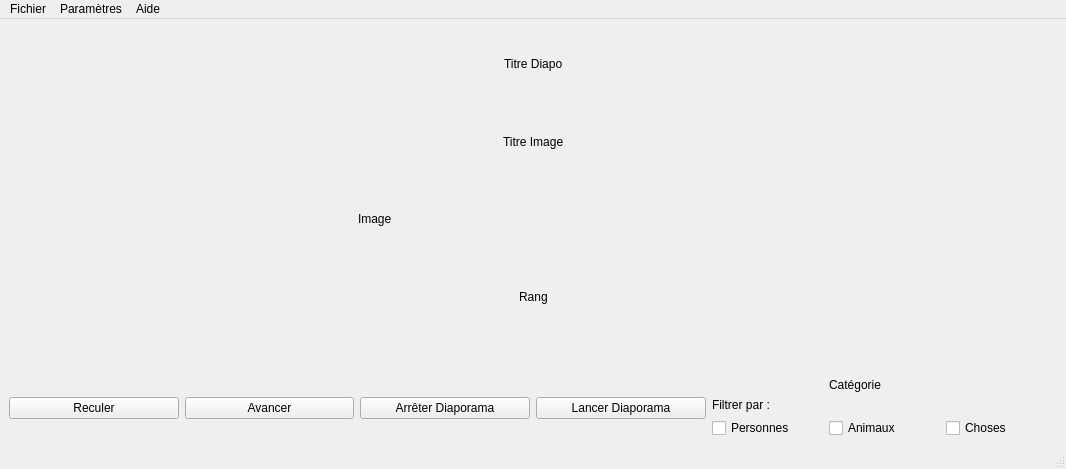
<?xml version="1.0" encoding="UTF-8"?>
<ui version="4.0">
 <class>lecteurvue</class>
 <widget class="QMainWindow" name="lecteurvue">
  <property name="geometry">
   <rect>
    <x>0</x>
    <y>0</y>
    <width>1066</width>
    <height>469</height>
   </rect>
  </property>
  <property name="windowTitle">
   <string>lecteurvue</string>
  </property>
  <widget class="QWidget" name="centralwidget">
   <layout class="QVBoxLayout" name="verticalLayout" stretch="1,0,0">
    <item>
     <layout class="QGridLayout" name="gLayoutInfoImageDiapo">
      <item row="3" column="1">
       <layout class="QHBoxLayout" name="hLayoutTitreDiapo">
        <item>
         <spacer name="horizontalSpacer_5">
          <property name="orientation">
           <enum>Qt::Horizontal</enum>
          </property>
          <property name="sizeHint" stdset="0">
           <size>
            <width>40</width>
            <height>20</height>
           </size>
          </property>
         </spacer>
        </item>
        <item>
         <widget class="QLabel" name="lRang">
          <property name="text">
           <string>Rang</string>
          </property>
         </widget>
        </item>
        <item>
         <spacer name="horizontalSpacer_8">
          <property name="orientation">
           <enum>Qt::Horizontal</enum>
          </property>
          <property name="sizeHint" stdset="0">
           <size>
            <width>40</width>
            <height>20</height>
           </size>
          </property>
         </spacer>
        </item>
       </layout>
      </item>
      <item row="0" column="1">
       <layout class="QHBoxLayout" name="horizontalLayout_10">
        <item>
         <spacer name="horizontalSpacer">
          <property name="orientation">
           <enum>Qt::Horizontal</enum>
          </property>
          <property name="sizeHint" stdset="0">
           <size>
            <width>40</width>
            <height>20</height>
           </size>
          </property>
         </spacer>
        </item>
        <item>
         <widget class="QLabel" name="lTitreDiapo">
          <property name="text">
           <string>Titre Diapo</string>
          </property>
         </widget>
        </item>
        <item>
         <spacer name="horizontalSpacer_2">
          <property name="orientation">
           <enum>Qt::Horizontal</enum>
          </property>
          <property name="sizeHint" stdset="0">
           <size>
            <width>40</width>
            <height>20</height>
           </size>
          </property>
         </spacer>
        </item>
       </layout>
      </item>
      <item row="1" column="1">
       <layout class="QHBoxLayout" name="hLayoutTitreImage">
        <item>
         <spacer name="horizontalSpacer_3">
          <property name="orientation">
           <enum>Qt::Horizontal</enum>
          </property>
          <property name="sizeHint" stdset="0">
           <size>
            <width>40</width>
            <height>20</height>
           </size>
          </property>
         </spacer>
        </item>
        <item>
         <widget class="QLabel" name="lTitreImage">
          <property name="text">
           <string>Titre Image</string>
          </property>
         </widget>
        </item>
        <item>
         <spacer name="horizontalSpacer_4">
          <property name="orientation">
           <enum>Qt::Horizontal</enum>
          </property>
          <property name="sizeHint" stdset="0">
           <size>
            <width>40</width>
            <height>20</height>
           </size>
          </property>
         </spacer>
        </item>
       </layout>
      </item>
      <item row="2" column="0">
       <spacer name="horizontalSpacer_6">
        <property name="orientation">
         <enum>Qt::Horizontal</enum>
        </property>
        <property name="sizeHint" stdset="0">
         <size>
          <width>40</width>
          <height>20</height>
         </size>
        </property>
       </spacer>
      </item>
      <item row="2" column="2">
       <spacer name="horizontalSpacer_7">
        <property name="orientation">
         <enum>Qt::Horizontal</enum>
        </property>
        <property name="sizeHint" stdset="0">
         <size>
          <width>40</width>
          <height>20</height>
         </size>
        </property>
       </spacer>
      </item>
      <item row="2" column="1">
       <widget class="QLabel" name="lImage">
        <property name="text">
         <string>Image</string>
        </property>
        <property name="openExternalLinks">
         <bool>false</bool>
        </property>
       </widget>
      </item>
     </layout>
    </item>
    <item>
     <spacer name="verticalSpacer">
      <property name="orientation">
       <enum>Qt::Vertical</enum>
      </property>
      <property name="sizeHint" stdset="0">
       <size>
        <width>20</width>
        <height>40</height>
       </size>
      </property>
     </spacer>
    </item>
    <item>
     <layout class="QHBoxLayout" name="hLayoutMenuInter">
      <item>
       <layout class="QHBoxLayout" name="hLayoutChangerImage">
        <item>
         <widget class="QPushButton" name="bReculer">
          <property name="text">
           <string>Reculer</string>
          </property>
         </widget>
        </item>
        <item>
         <widget class="QPushButton" name="bAvancer">
          <property name="text">
           <string>Avancer</string>
          </property>
         </widget>
        </item>
       </layout>
      </item>
      <item>
       <layout class="QHBoxLayout" name="hLayoutLancArretDiapo">
        <item>
         <widget class="QPushButton" name="bArreterDiapo">
          <property name="text">
           <string>Arrêter Diaporama</string>
          </property>
         </widget>
        </item>
        <item>
         <widget class="QPushButton" name="bLancerDiapo">
          <property name="text">
           <string>Lancer Diaporama</string>
          </property>
         </widget>
        </item>
       </layout>
      </item>
      <item>
       <layout class="QGridLayout" name="hLayoutFiltrage">
        <item row="0" column="1">
         <widget class="QLabel" name="lCategorie">
          <property name="text">
           <string>Catégorie</string>
          </property>
         </widget>
        </item>
        <item row="2" column="0">
         <widget class="QCheckBox" name="cbPersonne">
          <property name="text">
           <string>Personnes</string>
          </property>
         </widget>
        </item>
        <item row="2" column="1">
         <widget class="QCheckBox" name="cbAnimal">
          <property name="text">
           <string>Animaux</string>
          </property>
         </widget>
        </item>
        <item row="1" column="0">
         <widget class="QLabel" name="lFiltrage">
          <property name="text">
           <string>Filtrer par :</string>
          </property>
         </widget>
        </item>
        <item row="2" column="2">
         <widget class="QCheckBox" name="cbChose">
          <property name="text">
           <string>Choses</string>
          </property>
         </widget>
        </item>
       </layout>
      </item>
     </layout>
    </item>
   </layout>
  </widget>
  <widget class="QMenuBar" name="menubar">
   <property name="geometry">
    <rect>
     <x>0</x>
     <y>0</y>
     <width>1066</width>
     <height>22</height>
    </rect>
   </property>
   <widget class="QMenu" name="menuFichier">
    <property name="title">
     <string>Fichier</string>
    </property>
    <addaction name="actionQuitter"/>
   </widget>
   <widget class="QMenu" name="menuParam_tres">
    <property name="title">
     <string>Paramètres</string>
    </property>
    <addaction name="actionChanger_Diaporama"/>
    <addaction name="actionVitesse_de_d_filement"/>
    <addaction name="actionEnlever_Diaporama"/>
   </widget>
   <widget class="QMenu" name="menuA_propos_de">
    <property name="title">
     <string>Aide</string>
    </property>
    <addaction name="actionA_propos_de"/>
   </widget>
   <addaction name="menuFichier"/>
   <addaction name="menuParam_tres"/>
   <addaction name="menuA_propos_de"/>
  </widget>
  <widget class="QStatusBar" name="statusbar"/>
  <action name="actionChanger_Diaporama">
   <property name="text">
    <string>Changer Diaporama</string>
   </property>
  </action>
  <action name="actionVitesse_de_d_filement">
   <property name="text">
    <string>Vitesse de défilement</string>
   </property>
  </action>
  <action name="actionEnlever_Diaporama">
   <property name="text">
    <string>Enlever Diaporama</string>
   </property>
  </action>
  <action name="actionQuitter">
   <property name="text">
    <string>Quitter</string>
   </property>
  </action>
  <action name="actionA_propos_de">
   <property name="text">
    <string>A propos de ...</string>
   </property>
  </action>
 </widget>
 <resources/>
 <connections/>
</ui>
